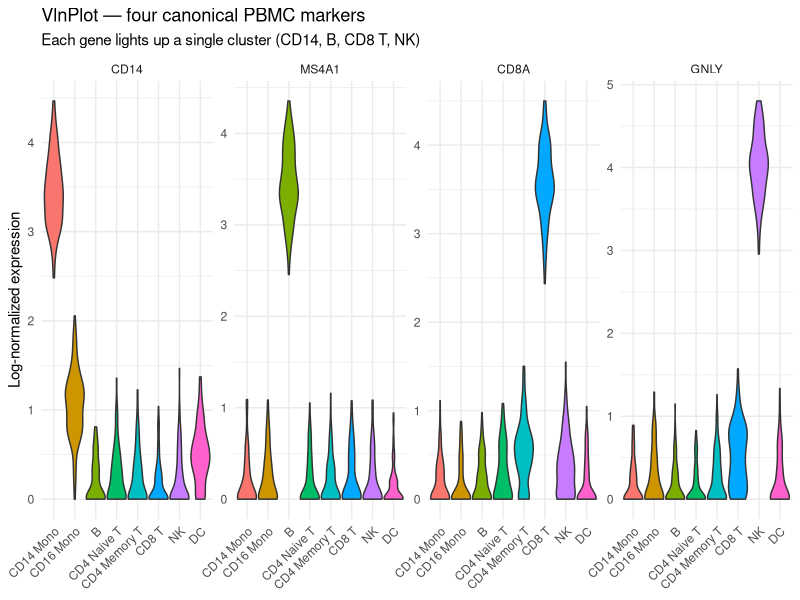
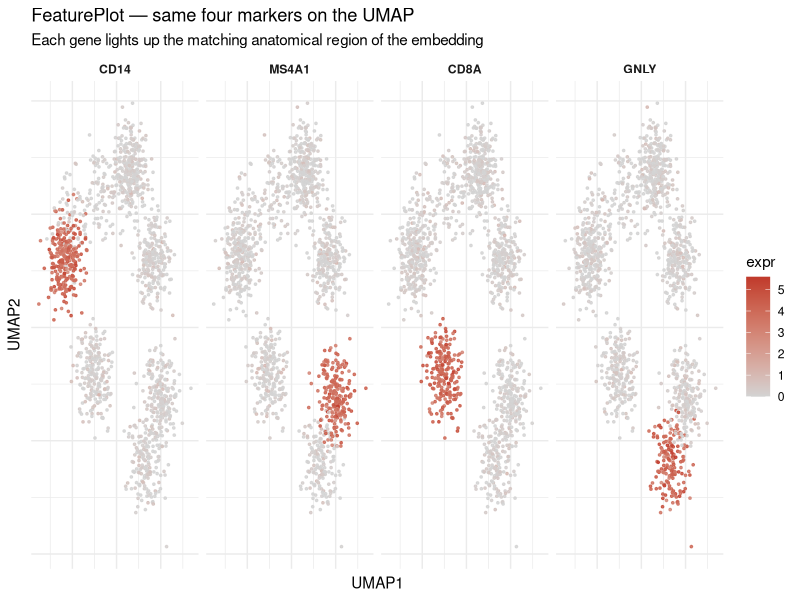
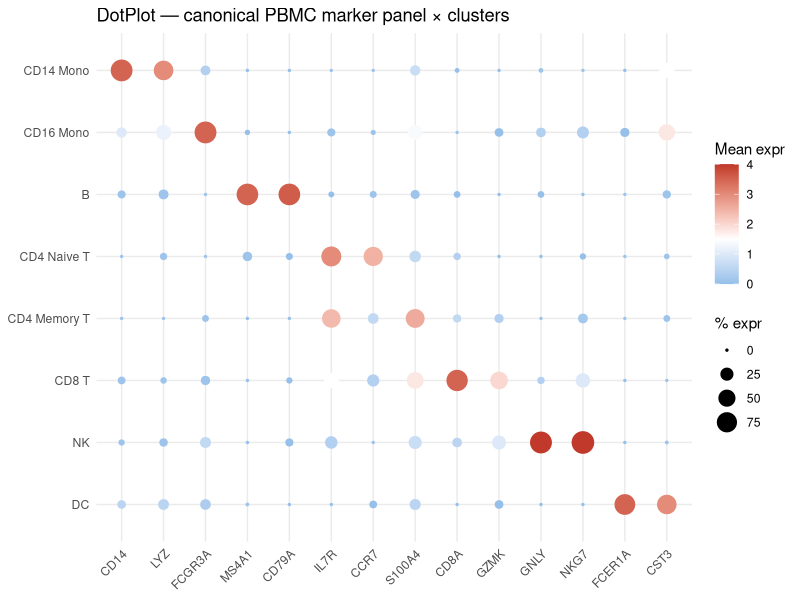
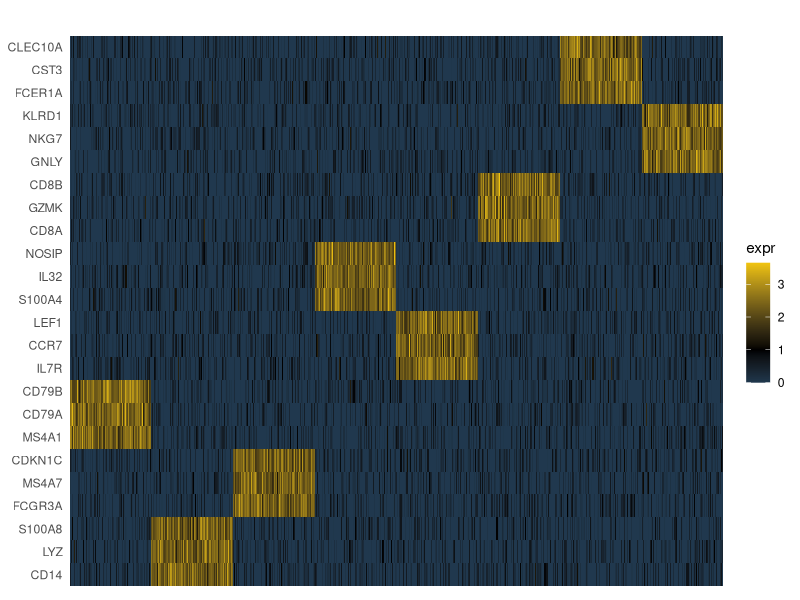

These charts were generated, in order, by the following R code:
## ---- chunk 1
#| label: setup
#| include: false
library(tidyverse); library(knitr)
theme_set(theme_minimal(base_size = 14)); set.seed(2026)
## ---- chunk 2
#| label: vlnplot-cartoon
#| echo: false
#| fig-width: 10
#| fig-height: 4

set.seed(2026)
clusters <- c("CD14 Mono","CD16 Mono","B","CD4 Naive T","CD4 Memory T","CD8 T","NK","DC")
make_vln <- function(gene, mean_per_cluster) {
  map_dfr(seq_along(clusters), function(i) {
    tibble(cluster = clusters[i],
           gene    = gene,
           expr    = pmax(rnorm(120, mean_per_cluster[i], 0.4), 0))
  })
}

dat <- bind_rows(
  make_vln("CD14",  c(3.5, 1.0, 0.1, 0.1, 0.1, 0.1, 0.1, 0.5)),
  make_vln("MS4A1", c(0.1, 0.1, 3.5, 0.1, 0.1, 0.1, 0.1, 0.1)),
  make_vln("CD8A",  c(0.1, 0.1, 0.1, 0.2, 0.5, 3.5, 0.4, 0.1)),
  make_vln("GNLY",  c(0.1, 0.2, 0.1, 0.1, 0.1, 0.5, 4.0, 0.1))
)
dat$cluster <- factor(dat$cluster, levels = clusters)
dat$gene    <- factor(dat$gene,    levels = c("CD14","MS4A1","CD8A","GNLY"))

ggplot(dat, aes(cluster, expr, fill = cluster)) +
  geom_violin(scale = "width", trim = TRUE) +
  facet_wrap(~ gene, ncol = 4, scales = "free_y") +
  labs(title    = "VlnPlot — four canonical PBMC markers",
       subtitle = "Each gene lights up a single cluster (CD14, B, CD8 T, NK)",
       x = NULL, y = "Log-normalized expression") +
  theme_minimal(base_size = 11) +
  theme(axis.text.x = element_text(angle = 45, hjust = 1),
        legend.position = "none")
## ---- chunk 3
#| label: featureplot-cartoon
#| echo: false
#| fig-width: 11
#| fig-height: 4

set.seed(2026)
n_cells <- 1500
celltypes <- factor(sample(clusters, n_cells, replace = TRUE,
                           prob = c(0.18, 0.06, 0.13, 0.18, 0.16, 0.13, 0.12, 0.04)),
                    levels = clusters)
cell_centers <- tibble(
  cluster = clusters,
  cx = c(-3.5,  -1.0,  3.0,  1.0,  2.5, -1.5,   2.0, -3.0),
  cy = c( 1.5,   3.0, -1.5,  3.5,  1.5,  -1.0, -3.0,  2.5)
)
cell_pos <- left_join(tibble(cluster = celltypes), cell_centers, by = "cluster") |>
  mutate(umap1 = cx + rnorm(n(), 0, 0.6),
         umap2 = cy + rnorm(n(), 0, 0.5))

# Simulate four markers with cluster-specific expression
gene_expr <- function(targets, base_low = 0.1, base_high = 4) {
  ifelse(cell_pos$cluster %in% targets,
         pmax(rnorm(n_cells, base_high, 0.6), 0),
         pmax(rnorm(n_cells, base_low, 0.3), 0))
}
cell_pos$CD14  <- gene_expr(c("CD14 Mono"))
cell_pos$MS4A1 <- gene_expr(c("B"))
cell_pos$CD8A  <- gene_expr(c("CD8 T"))
cell_pos$GNLY  <- gene_expr(c("NK"))

dat <- cell_pos |> pivot_longer(cols = c(CD14, MS4A1, CD8A, GNLY), names_to = "gene", values_to = "expr")
dat$gene <- factor(dat$gene, levels = c("CD14","MS4A1","CD8A","GNLY"))

ggplot(dat, aes(umap1, umap2, color = expr)) +
  geom_point(size = 0.6, alpha = 0.85) +
  scale_color_gradient(low = "lightgrey", high = "#c0392b", name = "expr") +
  facet_wrap(~ gene, ncol = 4) +
  labs(title = "FeaturePlot — same four markers on the UMAP",
       subtitle = "Each gene lights up the matching anatomical region of the embedding",
       x = "UMAP1", y = "UMAP2") +
  theme_minimal(base_size = 11) +
  theme(axis.text = element_blank(), strip.text = element_text(face = "bold"))
## ---- chunk 4
#| label: dotplot-cartoon
#| echo: false
#| fig-width: 11
#| fig-height: 4

set.seed(2026)

# Build the canonical PBMC marker panel × cluster mean+pct grid
panel <- tibble(
  cluster = factor(clusters, levels = clusters),
  CD14    = c( 3.5, 1.0, 0.1, 0.1, 0.1, 0.1, 0.1, 0.5),
  LYZ     = c( 3.0, 1.2, 0.1, 0.1, 0.1, 0.1, 0.1, 0.5),
  FCGR3A  = c( 0.4, 3.5, 0.1, 0.1, 0.1, 0.1, 0.6, 0.3),
  MS4A1   = c( 0.0, 0.0, 3.5, 0.1, 0.0, 0.0, 0.0, 0.1),
  CD79A   = c( 0.0, 0.0, 3.6, 0.0, 0.0, 0.0, 0.0, 0.0),
  IL7R    = c( 0.1, 0.1, 0.0, 3.0, 2.4, 1.5, 0.4, 0.0),
  CCR7    = c( 0.1, 0.1, 0.1, 2.5, 0.6, 0.4, 0.1, 0.0),
  S100A4  = c( 0.7, 1.4, 0.1, 0.6, 2.6, 1.8, 0.7, 0.5),
  CD8A    = c( 0.0, 0.1, 0.0, 0.4, 0.6, 3.5, 0.5, 0.0),
  GZMK    = c( 0.0, 0.0, 0.0, 0.0, 0.4, 2.0, 1.0, 0.0),
  GNLY    = c( 0.1, 0.4, 0.0, 0.0, 0.1, 0.4, 4.0, 0.0),
  NKG7    = c( 0.1, 0.4, 0.0, 0.0, 0.2, 1.0, 4.0, 0.0),
  FCER1A  = c( 0.0, 0.0, 0.1, 0.1, 0.1, 0.0, 0.0, 3.5),
  CST3    = c( 1.5, 1.8, 0.1, 0.1, 0.1, 0.1, 0.1, 3.0)
)

dat <- panel |>
  pivot_longer(-cluster, names_to = "gene", values_to = "mean_expr") |>
  mutate(pct_expr = pmin(pmax(mean_expr / 4 * 100 + rnorm(n(), 0, 5), 0), 100))
dat$gene <- factor(dat$gene, levels = colnames(panel)[-1])

ggplot(dat, aes(gene, fct_rev(cluster), size = pct_expr, color = mean_expr)) +
  geom_point() +
  scale_color_gradient2(low = "#3498db", mid = "white", high = "#c0392b",
                        midpoint = 1.5, name = "Mean expr") +
  scale_size_continuous(range = c(0.5, 7), name = "% expr") +
  labs(title = "DotPlot — canonical PBMC marker panel × clusters",
       x = NULL, y = NULL) +
  theme_minimal(base_size = 11) +
  theme(axis.text.x = element_text(angle = 45, hjust = 1))
## ---- chunk 5
#| label: heatmap-cartoon
#| echo: false
#| fig-width: 14
#| fig-height: 4

set.seed(2026)

# Build a top-3-markers-per-cluster expression block
top3 <- tibble(
  cluster = factor(rep(clusters, each = 3), levels = clusters),
  gene    = c("CD14","LYZ","S100A8","FCGR3A","MS4A7","CDKN1C",
              "MS4A1","CD79A","CD79B","IL7R","CCR7","LEF1",
              "S100A4","IL32","NOSIP","CD8A","GZMK","CD8B",
              "GNLY","NKG7","KLRD1","FCER1A","CST3","CLEC10A")
)

# Each cluster has \~120 cells; build a cluster-by-cluster expression block
nc <- 80
cells <- tibble(
  cell_cluster = factor(rep(clusters, each = nc), levels = clusters),
  cell_id      = paste0(rep(clusters, each = nc), "_", rep(1:nc, length(clusters)))
)

dat <- expand_grid(top3, cells) |>
  rowwise() |>
  mutate(expr = ifelse(cluster == cell_cluster,
                        pmax(rnorm(1, 2.4, 0.4), 0),
                        pmax(rnorm(1, 0.0, 0.4), 0))) |>
  ungroup()
dat$gene <- factor(dat$gene, levels = top3$gene)

ggplot(dat, aes(cell_id, gene, fill = expr)) +
  geom_tile() +
  scale_fill_gradient2(low = "#3498db", mid = "black", high = "#f1c40f",
                       midpoint = 1, name = "expr") +
  labs(title = "",
       x = NULL, y = NULL) +
  theme_minimal(base_size = 11) +
  theme(axis.text.x = element_blank(), axis.ticks.x = element_blank(),
        panel.grid = element_blank())
